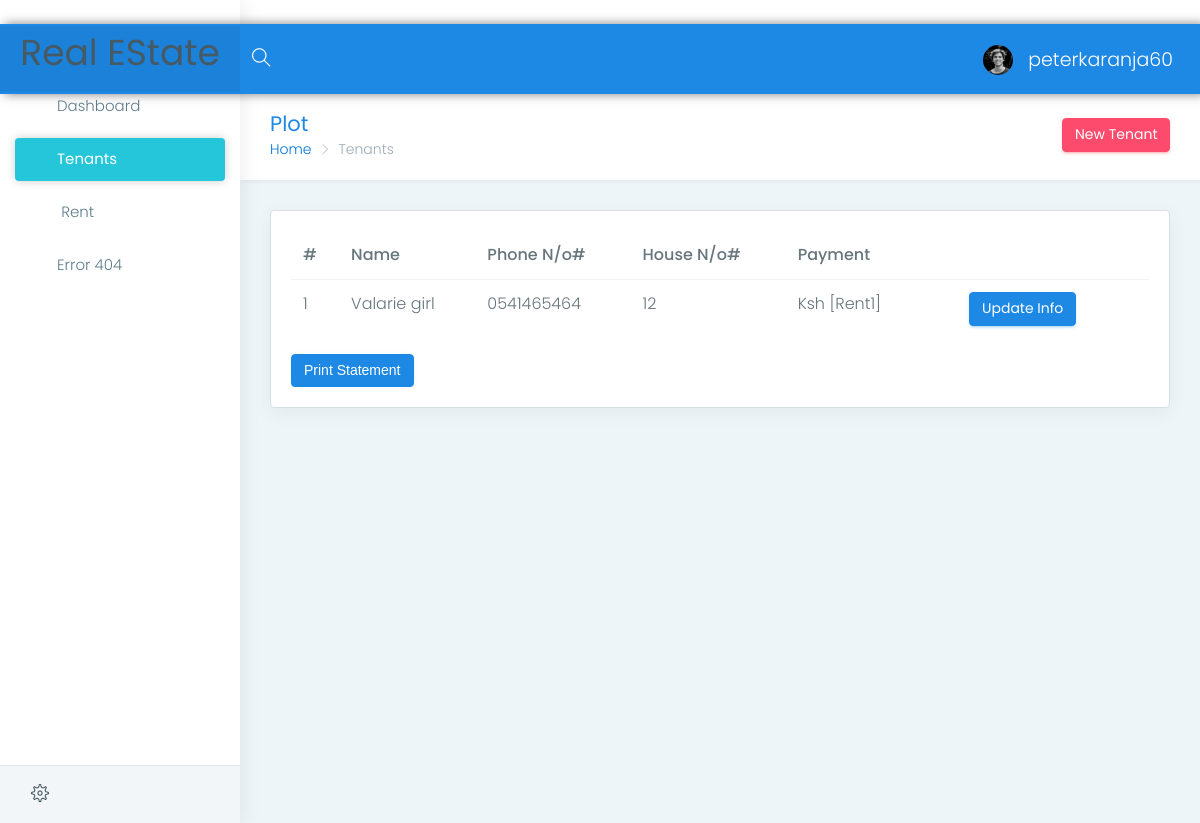
The page /tenants (signed in) on the database its author committed.
### rental/models.py (models this page shows, shortened)
class User(db.Model, UserMixin):
    id = db.Column(db.Integer(), primary_key=True, nullable=False, unique=True)
    username = db.Column(db.String(length=30), nullable=False, unique=True)
    email = db.Column(db.String(length=50), nullable=False, unique=True)
    password_hash = db.Column(db.String(length=50), nullable=False)
    @property
    def password(self):
        return self.password

class Tenant(db.Model):
    id = db.Column(db.Integer(), primary_key=True, nullable=False, unique=True)
    name = db.Column(db.String(length=50), nullable=False)
    phone_no = db.Column(db.String(length=50), nullable=False, unique=True)
    house_no = db.Column(db.String(length=50), nullable=False, unique=True)
    rent = db.relationship('Rent', backref='tenant', lazy=True)

class Rent(db.Model):
    id = db.Column(db.Integer(), primary_key=True, nullable=False, unique=True)
    message = db.Column(db.Text(length=256))
    rent = db.Column(db.Integer(), nullable=False)
    date = db.Column(db.Date, nullable=False)
    house_no = db.Column(db.String, db.ForeignKey('tenant.house_no'), nullable=False)
    def __repr__(self):
        return f'Rent{self.id}'

### rental/routes.py (the view)
@app.route('/tenants', methods=['GET', 'POST'])
@login_required
def tenants():
    tenant = Tenant.query.all()
    return render_template('table.html', tenant=tenant)

### rental/models.py (called while the page is built)
@login_manager.user_loader
def load_user(user_id):
    return User.query.get(user_id)

### rental/templates/table.html (shortened to what this page needs)
{% extends "layouts/base.html" %}
{% block content %}
<div class="container-fluid">
    <div class="row page-titles">
        <div class="col-md-5 col-8 align-self-center">
            <h3 class="text-themecolor m-b-0 m-t-0">Plot</h3>
            <ol class="breadcrumb">
                <li class="breadcrumb-item"><a href="{{url_for('index')}}">Home</a></li>
                <li class="breadcrumb-item active">Tenants</li>
            </ol>
        </div>
        <div class="col-md-7 col-4 align-self-center">
            <a href="{{url_for('new')}}" class="btn waves-effect waves-light btn-danger pull-right hidden-sm-down">
                New Tenant
            </a>
        </div>
    </div>
    <div class="row">
        <div class="col-lg-12">
            <div class="card">
                <div class="card-block">
                    <div class="table-responsive">
                        <table id="data" class="table table-stripped">
                            <thead>
                                <tr>
                                    <th>#</th>
                                    <th>Name</th>
                                    <th>Phone N/o#</th>
                                    <th>House N/o#</th>
                                    <th>Payment</th>
                                </tr>
                            </thead>
                            <tbody>
                                {% for tenant in tenant %}
                                <tr>
                                    <td scope='row'>{{tenant.id}}</td>
                                    <td>{{tenant.name}}</td>
                                    <td>{{tenant.phone_no}}</td>
                                    <td>{{tenant.house_no}}</td>
                                    <td>Ksh {{tenant.rent}}</td>
                                    <td>
                                        <a href="#" data-toggle='modal' data-target='#Modal-Details-{{ tenant.id }}'
                                            class="btn waves-effect waves-light btn-info pull-right hidden-sm-down">
                                            Update Info
                                        </a>
                                    </td>
                                    <td>
                                        <a href="{{ url_for('delete', id = tenant.id)}}">
                                            <box-icon name='trash' color='#ef0707' animation='tada-hover'></box-icon>
                                        </a>
                                    </td>
                                </tr>
                                {% endfor %}
                            </tbody>
                        </table>
                        <form action='{{url_for('get_pdf', tenant=tenant.id)}}' method='POST'>
                            <button type='submit' class='btn btn-info'>Print Statement</button>
                        </form>
                    </div>
                </div>
            </div>
        </div>
    </div>
</div>
{% endblock content %}

### rental/templates/includes/navigation.html (shortened to what this page needs)
    <header class="topbar">
        <nav class="navbar top-navbar navbar-toggleable-sm navbar-light">
            <div class="navbar-header">
                <a class="navbar-brand" href="/">
                    <b>
                    <h1>Real EState</h1>
                    </b>
                </a>
            </div>
            <div class="navbar-collapse">
                <ul class="navbar-nav mr-auto mt-md-0">
                    <li class="nav-item hidden-sm-down search-box"> <a
                            class="nav-link hidden-sm-down text-muted waves-effect waves-dark"
                            href="javascript:void(0)"><i class="ti-search"></i></a>
                    </li>
                </ul>
                {% if current_user.is_authenticated %}
                <ul class="navbar-nav my-lg-0">
                    <li class="nav-item dropdown">
                        <a class="nav-link dropdown-toggle text-muted waves-effect waves-dark"
                            href="javascript:void(0)">
                            <img src="/static/assets/images/users/1.jpg" alt="user" class="profile-pic m-r-10" />
                            {{ current_user.username }}
                        </a>
                    </li>
                </ul>
            </div>
            {% endif %}
        </nav>
    </header>

### rental/static/assets/css/colors/blue.css (style rules this page uses)
.topbar { background: #1e88e5; }
.topbar .navbar-header { background: rgba(0, 0, 0, 0.05); }
.topbar .navbar-light .navbar-nav .nav-item > a.nav-link { color: #ffffff !important; }
.text-themecolor { color: #1e88e5 !important; }

### rows shown on the page
User: username "peterkaranja60"
Tenant: id "1", name "Valarie girl", phone_no "0541465464", house_no "12", rent "[Rent1]"
